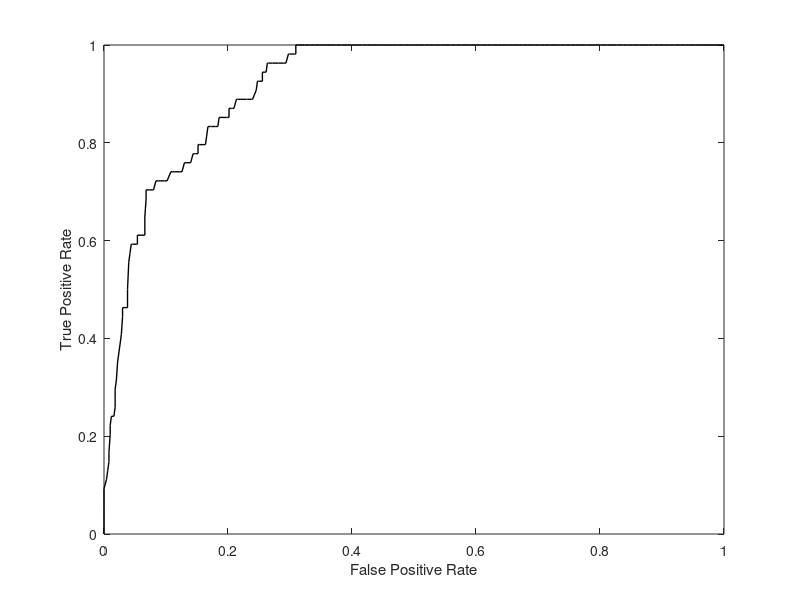

Write MATLAB code to recreate this figure. (Note: this script raises an error after producing the figure.)
%%
load('mean_escape_time_E1E2.mat')
all_E=mean_escape_time_E1E2;

escape = [384;386;388;390;391;393;394;...
    395;396;397;398;399;400;401;402;403;404;405;407;408;410;415;416;417;422;424;431;433;...
    434;435;438;442;444;446;453;456;461;466;475;482;501;524;528;531;533;538;557;558;560;580;608;610;636;713];
escape = escape-191;
Escape = all_E(escape);
Remain= all_E;
Remain(escape)=[];

TPR=[];
FPR=[];
MCC=[];
F1=[];
for thresh = min(all_E):1:max(all_E)+1
TP = sum(Escape<thresh);
FN = sum(Escape>=thresh);
FP = sum(Remain<thresh);
TN = sum(Remain>=thresh);
precision = TP/(TP+FP); 
recall = TP/(TP+FN);
TPR = [TPR;TP/(TP+FN)];
FPR = [FPR;FP/(FP+TN)];
F1 = [F1;2*recall*precision/(recall+precision)];
MCC = [MCC;(TP*TN-FP*FN)/((TP+FP)*(TP+FN)*(TN+FP)*(TN+FN))^0.5];


end
FIG=figure;
plot(FPR,TPR,'Color','k','LineWidth',1)

xlabel('False Positive Rate')
ylabel({'True Positive Rate'})
FIG.Units = 'centimeters';
FIG.Name = 'ROC';
set(gcf,'Position',[10 10 5 4]);

set(gca,'Position',[.2 .2 .74 .71]);  %调整 XLABLE和YLABLE不会被切掉
figure_FontSize=8;
% text(0.6,0.1,sprintf('$$ AUC = %.2f$$',trapz(FPR,TPR)),'interpreter','latex','FontSize',8)

set(get(gca,'XLabel'),'FontSize',figure_FontSize,'Vertical','top');
set(get(gca,'YLabel'),'FontSize',figure_FontSize,'Vertical','middle');
set(get(gca,'YLabel'), 'Units', 'Normalized', 'Position', [-0.2, 0.5, 0]);
% set(get(gca,'XLabel'), 'Units', 'Normalized', 'Position', [0.5, -0.08, 0]);
set(findobj('FontSize',10),'FontSize',figure_FontSize);
set(findobj(get(gca,'Children'),'LineWidth',0.5),'LineWidth',1);
try print(['C:\Users\27909\Desktop\' FIG.Name],'-dpng','-r600'); catch      print(['C:\Users\hzhangbr\Desktop\' FIG.Name],'-dpng','-r600');     end
% figure;
% group = [zeros(size(Escape)),ones(size(Remain))];
% boxplot([Escape,Remain],group,'Labels',{'Escape','Remain'})
FIG=figure
[~,ind] = max(MCC);
[~,ind1] = max(F1);


x = min(all_E):1:max(all_E)+1;
plot(x,MCC,'Color','k','LineWidth',1)
hold on;
color = [0.6000    0.6000    0.6000];%gray
plot(x,F1,'Color',color,'LineWidth',1);
hold on;
yt = get(gca, 'YTick');
plot([x(ind) x(ind)], [min(yt) max(yt)], '-k','Color','k','LineWidth',1)

xlabel('Escape time cut-off')
ylabel({'Evaluation metrics'})
FIG.Units = 'centimeters';
FIG.Name = 'F1_1b';
set(gcf,'Position',[10 10 5 4]);
set(gca,'Position',[.2 .2 .74 .71]);  %调整 XLABLE和YLABLE不会被切掉
ylim([0 0.8])
% text(x(ind)-20,max(yt)*1.05,sprintf('$$ %.2f$$',x(ind)),'interpreter','latex','FontSize',12)
legendflex(gca, {'MCC','F1 score'}, 'xscale', 0.5,'box','off');
figure_FontSize=8;
set(get(gca,'XLabel'),'FontSize',figure_FontSize,'Vertical','top');
set(get(gca,'YLabel'),'FontSize',figure_FontSize,'Vertical','middle');
set(get(gca,'YLabel'), 'Units', 'Normalized', 'Position', [-0.2, 0.5, 0]);
% set(get(gca,'XLabel'), 'Units', 'Normalized', 'Position', [0.5, -0.08, 0]);
set(findobj('FontSize',8),'FontSize',figure_FontSize);
% set(findobj(get(gca,'Children'),'LineWidth',0.5),'LineWidth',2);
% try print(['C:\Users\27909\Desktop\' FIG.Name],'-dpng','-r600'); catch      print(['C:\Users\hzhangbr\Desktop\' FIG.Name],'-dpng','-r600');     end